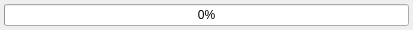
<?xml version="1.0" encoding="UTF-8"?>
<ui version="4.0">
 <class>SetupWizardImportPageClass</class>
 <widget class="QWizardPage" name="SetupWizardImportPageClass">
  <property name="geometry">
   <rect>
    <x>0</x>
    <y>0</y>
    <width>413</width>
    <height>29</height>
   </rect>
  </property>
  <property name="windowTitle">
   <string notr="true">Form</string>
  </property>
  <property name="title">
   <string>Importing...</string>
  </property>
  <layout class="QVBoxLayout" name="verticalLayout_2">
   <property name="margin">
    <number>4</number>
   </property>
   <item>
    <widget class="ProgressBar" name="progressBar">
     <property name="value">
      <number>0</number>
     </property>
    </widget>
   </item>
  </layout>
 </widget>
 <customwidgets>
  <customwidget>
   <class>ProgressBar</class>
   <extends>QProgressBar</extends>
   <header>setupwizard/progressbar.h</header>
  </customwidget>
 </customwidgets>
 <resources>
  <include location="../res/res.qrc"/>
 </resources>
 <connections/>
</ui>
